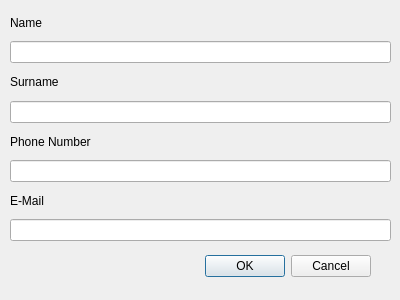
<?xml version="1.0" encoding="UTF-8"?>
<ui version="4.0">
 <class>AddBookDialog</class>
 <widget class="QDialog" name="AddBookDialog">
  <property name="geometry">
   <rect>
    <x>0</x>
    <y>0</y>
    <width>400</width>
    <height>300</height>
   </rect>
  </property>
  <property name="windowTitle">
   <string>Dialog</string>
  </property>
  <widget class="QDialogButtonBox" name="buttonBox">
   <property name="geometry">
    <rect>
     <x>30</x>
     <y>250</y>
     <width>341</width>
     <height>32</height>
    </rect>
   </property>
   <property name="orientation">
    <enum>Qt::Orientation::Horizontal</enum>
   </property>
   <property name="standardButtons">
    <set>QDialogButtonBox::StandardButton::Cancel|QDialogButtonBox::StandardButton::Ok</set>
   </property>
  </widget>
  <widget class="QWidget" name="verticalLayoutWidget">
   <property name="geometry">
    <rect>
     <x>10</x>
     <y>10</y>
     <width>381</width>
     <height>231</height>
    </rect>
   </property>
   <layout class="QVBoxLayout" name="verticalLayout">
    <item>
     <widget class="QLabel" name="label">
      <property name="text">
       <string>Name</string>
      </property>
     </widget>
    </item>
    <item>
     <widget class="QLineEdit" name="lineEdit"/>
    </item>
    <item>
     <widget class="QLabel" name="label_3">
      <property name="text">
       <string>Surname</string>
      </property>
     </widget>
    </item>
    <item>
     <widget class="QLineEdit" name="lineEdit_2"/>
    </item>
    <item>
     <widget class="QLabel" name="label_4">
      <property name="text">
       <string>Phone Number</string>
      </property>
     </widget>
    </item>
    <item>
     <widget class="QLineEdit" name="lineEdit_4"/>
    </item>
    <item>
     <widget class="QLabel" name="label_2">
      <property name="text">
       <string>E-Mail</string>
      </property>
     </widget>
    </item>
    <item>
     <widget class="QLineEdit" name="lineEdit_3"/>
    </item>
   </layout>
  </widget>
 </widget>
 <resources/>
 <connections>
  <connection>
   <sender>buttonBox</sender>
   <signal>accepted()</signal>
   <receiver>AddBookDialog</receiver>
   <slot>validateAndAccept()</slot>
   <hints>
    <hint type="sourcelabel">
     <x>248</x>
     <y>254</y>
    </hint>
    <hint type="destinationlabel">
     <x>157</x>
     <y>274</y>
    </hint>
   </hints>
  </connection>
  <connection>
   <sender>buttonBox</sender>
   <signal>rejected()</signal>
   <receiver>AddBookDialog</receiver>
   <slot>reject()</slot>
   <hints>
    <hint type="sourcelabel">
     <x>316</x>
     <y>260</y>
    </hint>
    <hint type="destinationlabel">
     <x>286</x>
     <y>274</y>
    </hint>
   </hints>
  </connection>
 </connections>
 <slots>
  <slot>validateAndAccept()</slot>
 </slots>
</ui>
